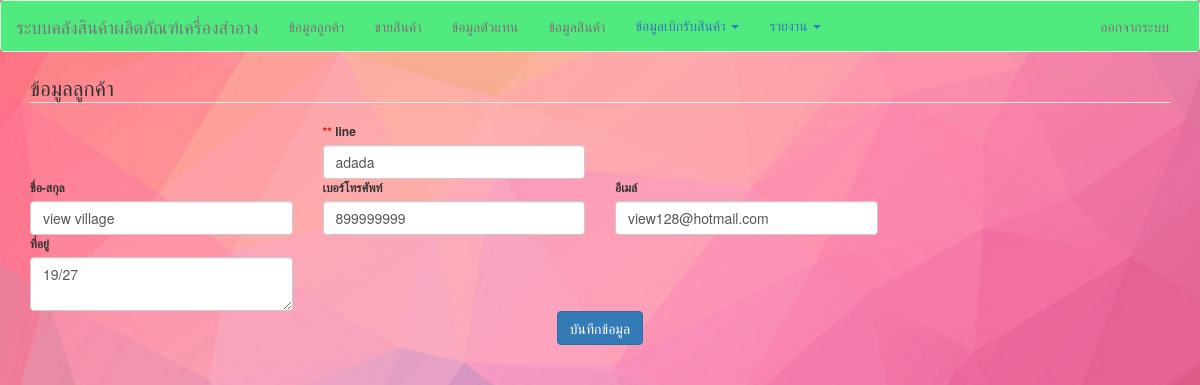
/index.php?viewName=editCustomer&id=10 (signed in), run on the app's committed database.
### tables this page shows
CREATE TABLE `tb_customer` (
  `id` int(11) NOT NULL,
  `name` varchar(30) DEFAULT NULL,
  `address` text,
  `mobile` varchar(20) DEFAULT NULL,
  `line` varchar(20) DEFAULT NULL,
  `email` varchar(20) DEFAULT NULL
);

### model/customer.php (called while the page is built, shortened)
<?php
class Customer {
   public function read($condition = " 1=1") {
        $this->sql = " SELECT * FROM `tb_customer` WHERE {$condition}";
        $query = mysql_query($this->sql);
        if ($query) {
            $result = array();
            while ($row = mysql_fetch_array($query, MYSQL_ASSOC)) {
                $result[] = $row;
            }
            return $result;
        } else {
            return false;
        }
    }
}

### views/editCustomer.php (the view, shortened to what this page needs)
<?php
include "./model/customer.php";
$obj = new Customer();
$rows = $obj->read(" id= {$_REQUEST["id"]} ");
if ($rows != false) {
		$row = $rows[0];
	}
?>
 <div class="container">
    <form action="doUpdateCustomer.php" method="post" class="form form-horizontal" style="font-size:12px;"  onsubmit="return CheckMobileNumber()">
        <fieldset>
            <legend>
                ข้อมูลลูกค้า
            </legend>
			<div class="row">
				<div class="col-md-3">
				</div>
					<div class="col-md-3">
					<label style="color:red;">**&nbsp;</label><label>line</label>
					<input type="text" name="line" value="<?= $row["line"] ?>" class="form-control"  required="" />
				</div>
			</div>
			<div class="row">
				<div class="col-md-3">
					<label>ชื่อ-สกุล</label>
					<input type="text" name="name" value="<?= $row["name"] ?>" class="form-control" required="" />
				</div>
				<div class="col-md-3">
					<label>เบอร์โทรศัพท์</label>
					<input type="text" id="mobile" name="mobile" value="<?= $row["mobile"] ?>" onblur="formatPhone(this);" maxlength="10" class="form-control"  required="" />
				</div>
				<div class="col-md-3">
					<label>อีเมล์</label>
					<input type="email" name="email" value="<?= $row["email"] ?>" class="form-control"  required="" />
				</div>
			</div>
			<div class="row">
				<div class="col-md-3">
					<label>ที่อยู่</label>
					<textarea name="address" class="form-control" required=""><?= $row["address"] ?></textarea
				</div>
			</div>
			<div class="row">
				<br /><br />
				<div class="col-md-12 center-block">
					<button type="submit" class="btn btn-primary center-block">
						บันทึกข้อมูล
					</button>
				</div>
			</div>
        </fieldset>
    </form>
</div>

### css/site.css (style rules this page uses)
body { background: url('../images/bg1234.jpg') no-repeat center center fixed; -moz-background-size: cover; -webkit-background-size: cover; -o-background-size: cover; background-size: cover; }

### data on the page
tb_customer: line "adada", name "view village", mobile "899999999", email "view128@hotmail.com", address "19/27"
